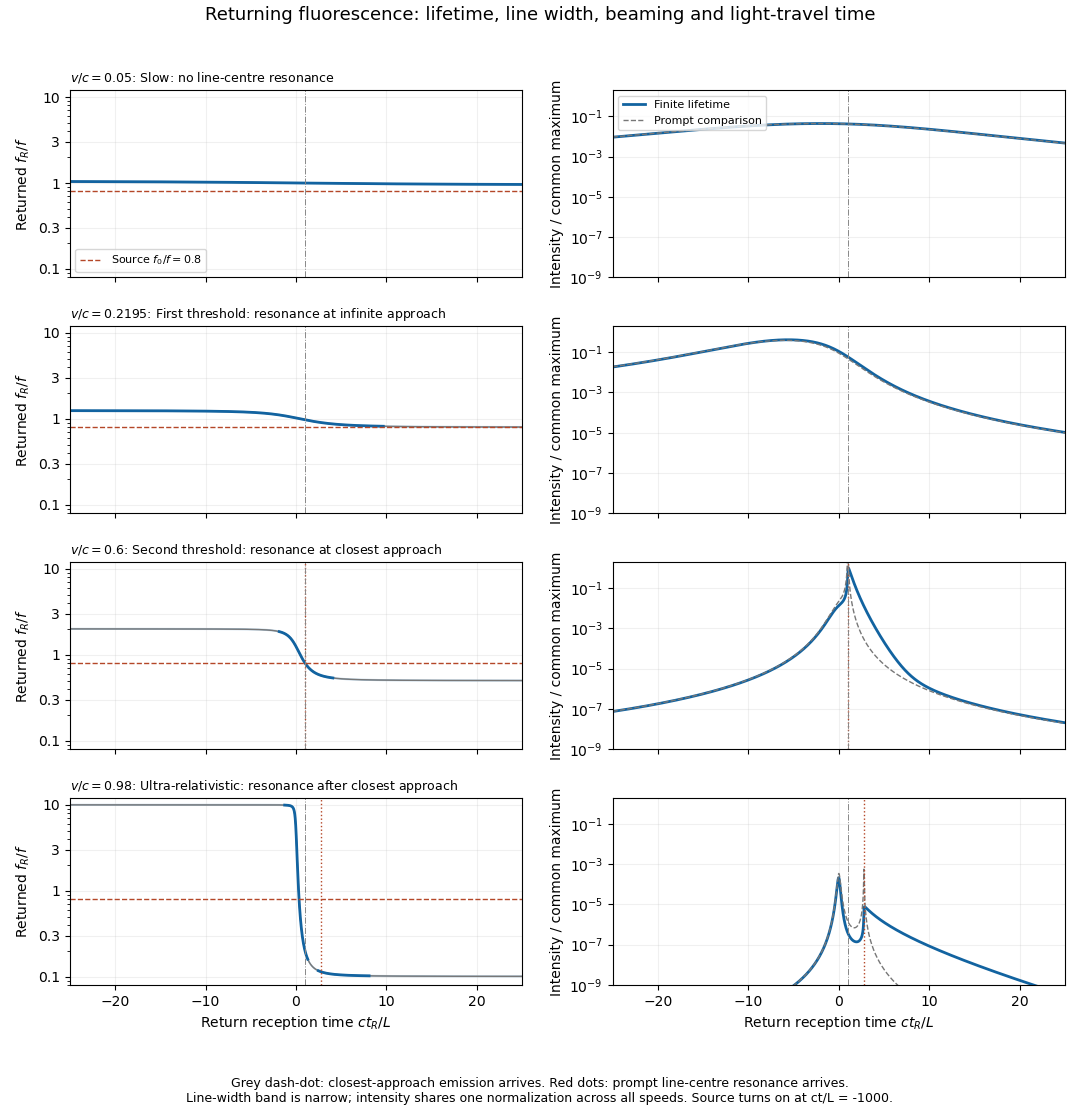

This figure's Python source:
"""Illustrative fluorescence model; Python 3.14, NumPy and Matplotlib."""
from pathlib import Path
import matplotlib
matplotlib.use("Agg")
import matplotlib.pyplot as plt
import numpy as np

Q=.8
TAU=.4
WIDTH=.02
TURN_ON=-1000.


def history(beta,step=.004):
    z=np.concatenate((np.linspace(-2500,-100,2000,endpoint=False),
                      np.arange(-100,100,step),np.linspace(100,2500,2001)))
    gamma=1/np.sqrt(1-beta**2)
    radius=np.sqrt(1+beta**2*z**2)
    direction=beta*z/radius
    incoming=gamma*(1-beta*direction)
    outgoing=1/(gamma*(1+beta*direction))
    profile=1/(1+4*((Q*incoming-1)/WIDTH)**2)
    pump=(1-beta*direction)*profile/radius**2*(z-radius>=TURN_ON)
    population=np.zeros_like(z)
    decaytime=gamma*TAU
    for i in range(1,len(z)):
        attenuation=np.exp(-(z[i]-z[i-1])/decaytime)
        population[i]=population[i-1]*attenuation+.5*(pump[i]+pump[i-1])*decaytime*(1-attenuation)
    intensity=outgoing**4*population/(TAU*radius**2)
    prompt=outgoing**4*gamma*pump/radius**2
    return {"time":z,"arrival":z+radius,"incoming":incoming,"outgoing":outgoing,
            "pump":pump,"population":population,"intensity":intensity,"prompt":prompt}


def main():
    bmin=(1-Q**2)/(1+Q**2);bperp=np.sqrt(1-Q**2)
    betas=[.05,bmin,bperp,.98]
    labels=["Slow: no line-centre resonance","First threshold: resonance at infinite approach",
            "Second threshold: resonance at closest approach","Ultra-relativistic: resonance after closest approach"]
    data=[history(b) for b in betas]
    norm=max(np.max(d["intensity"]) for d in data)
    fig,axes=plt.subplots(4,2,figsize=(10.8,11.2),dpi=100,facecolor="white",sharex=True)
    for row,(beta,label,d) in enumerate(zip(betas,labels,data)):
        x=d["arrival"];nu=d["outgoing"];I=d["intensity"]/norm
        left,right=axes[row]
        left.plot(x,nu,color="#777777",lw=1)
        visible=I>max(I)*.001
        left.plot(x,np.where(visible,nu,np.nan),color="#1263a0",lw=2)
        left.fill_between(x,nu*(1-WIDTH/2),nu*(1+WIDTH/2),color="#1263a0",alpha=.27)
        left.axhline(Q,color="#b44728",ls="--",lw=1,label=r"Source $f_0/f=0.8$")
        left.set_yscale("log");left.set_ylim(.08,12)
        left.set_yticks([.1,.3,1,3,10],labels=["0.1","0.3","1","3","10"])
        left.set_ylabel(r"Returned $f_R/f$")
        left.set_title(fr"$v/c={beta:.4g}$: "+label,fontsize=9,loc="left")
        right.semilogy(x,I,color="#1263a0",lw=2,label="Finite lifetime")
        right.semilogy(x,d["prompt"]/norm,color="#777777",ls="--",lw=1,label="Prompt comparison")
        right.set_ylim(1e-9,2);right.set_ylabel("Intensity / common maximum")
        if beta>bmin+1e-8:
            gamma=1/np.sqrt(1-beta**2);s=(1-1/(gamma*Q))/beta
            tstar=s/(beta*np.sqrt(1-s*s));arstar=tstar+np.sqrt(1+beta**2*tstar**2)
            for ax in (left,right):ax.axvline(arstar,color="#b44728",ls=":",lw=1)
        for ax in (left,right):
            ax.axvline(1,color="#888888",ls="-.",lw=.7)
            ax.set_xlim(-25,25);ax.grid(alpha=.18)
    axes[0,0].legend(loc="lower left",fontsize=8)
    axes[0,1].legend(loc="upper left",fontsize=8)
    for ax in axes[-1]:ax.set_xlabel(r"Return reception time $ct_R/L$")
    fig.suptitle("Returning fluorescence: lifetime, line width, beaming and light-travel time",fontsize=13,y=.995)
    fig.text(.5,.013,"Grey dash-dot: closest-approach emission arrives. Red dots: prompt line-centre resonance arrives.\n"
             "Line-width band is narrow; intensity shares one normalization across all speeds. Source turns on at ct/L = -1000.",
             ha="center",va="bottom",fontsize=9)
    fig.tight_layout(rect=(0,.065,1,.98),h_pad=1.7,w_pad=2)
    fig.savefig(Path.cwd()/Path(__file__).with_suffix(".png").name,
                facecolor="white",transparent=False,metadata={"Software":"Codex Wiki"})
    plt.close(fig)

if __name__=="__main__":main()
